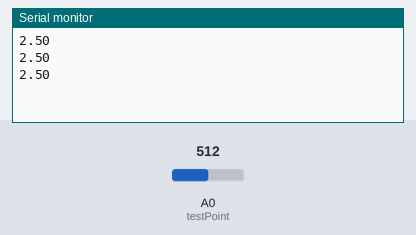
Simulated run of this sketch. Board: Arduino Uno, built with avr-gcc and run on an emulated ATmega328P. Shown: the last lines printed to the serial monitor. Inputs (shaded band) come from the test bench; at power-on: A0 (testPoint) = 512.

Above: at 1.3 s.
1.4 s: A0 (testPoint) set to 716
At 1.9 s:
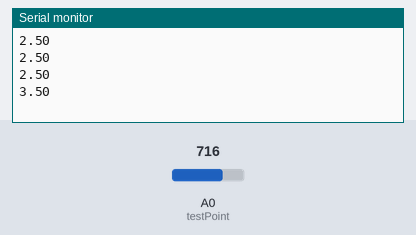
2.9 s: A0 (testPoint) set to 900
At 3.4 s:
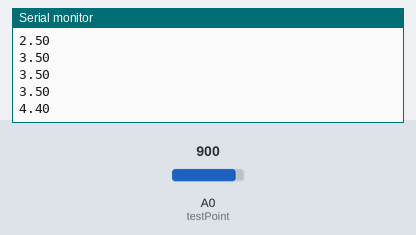
Timing chart, 0 to 5.9 s (numbered marks = the images above; inputs shaded):
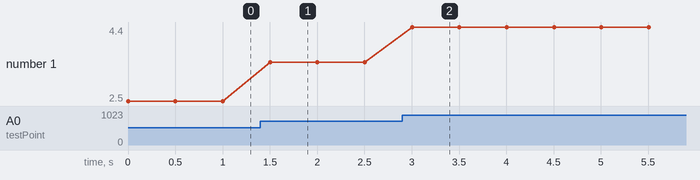

Measured:
- after the input at 1.4 s, the serial monitor: prints a new line after 0.10 s (image 1)
- after the input at 2.9 s, the serial monitor: prints a new line after 0.10 s (image 2)
- plotted number 1: 2.5 → 3.5 after the input at 1.4 s, 3.5 → 4.4 after the input at 2.9 s

The sketch:

VOLTRESMSR.ino
```cpp
//the idea behind this sketch is to figure how to measure voltage across a resistor
//when res is dc'd from GND V = 5
//when res is dc'd from POS V = 0
//normal behavior is V = 2.5

#include <Arduino.h>

int testPoint = A0;

void setup() {
  // put your setup code here, to run once:
  Serial.begin(9600);
}

void loop() {
  // put your main code here, to run repeatedly:
  int testVal = analogRead(testPoint);
  float voltageVal = testVal * (5.0/1023.0);
  Serial.println(voltageVal);
  delay(500);
}
```
